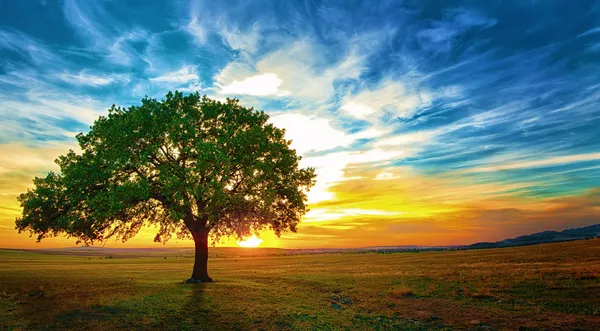
#> input picture final test/ques2filter/nature.jpg, 600 x 331 px
$ jupyter execute mainfilter2.ipynb
#> lines starting #> are read from the running program, lines starting #| are printed output that depends on the picture
[cell 1]
import cv2
import numpy as np
from matplotlib  import pyplot as plt
from helpers import helpers_formulate_lanes as formulate_lanes

[cell 2]
# [23 lines left out: functions mainfunc, draw_lines, hough_lines, not called in this run]
def cannyimg(img,low_th,high_th):
  return cv2.Canny(cv2.GaussianBlur(img, (7,7), 0), low_th, high_th)
# [18 lines left out: function maskROI, not called in this run]

[cell 3]
img1=cv2.imread("nature.jpg")
#> img1 is the input picture: shape (331, 600, 3); mean B, G, R 102.7, 118.1, 103.6
img2=cv2.imread("Task_in.jpg")
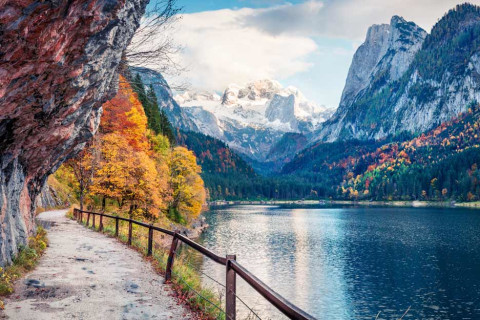
#> input picture final test/ques2filter/Task_in.jpg, 480 x 320 px
#> img2 is the input picture: shape (320, 480, 3); mean B, G, R 135.1, 128.7, 120.7
print(img1.shape,img2.shape)
#| (331, 600, 3) (320, 480, 3)

[cell 4]
cv2.namedWindow("image")
def dum(x):
    pass
cv2.createTrackbar("imgno","image",0,1,dum)
cv2.createTrackbar("cannyorblur","image",0,1,dum)
while(True):
    imgno=cv2.getTrackbarPos("imgno","image")
    cannyorblur=cv2.getTrackbarPos("cannyorblur","image")
    img=np.array([])
    if imgno==0:
        img=np.copy(img1)
    else:
        img=np.copy(img2)
    if cannyorblur==0:
        out=cannyimg(img,52,123)
#> in cannyimg, `return cv2.Canny(cv2.GaussianBlur(img, (7,7), 0), low_th, high_th)`:
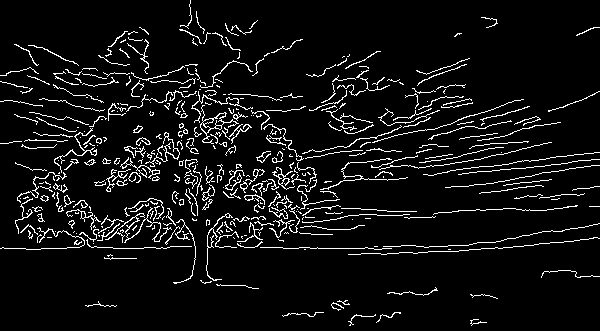
#> returned value: shape (331, 600); 6.8% white in thin lines or dots
        #mainfunc(cv2.cvtColor(img,cv2.COLOR_BGR2GRAY),52,123,40,0,img)
    else:
        out=cv2.blur(img,(9,9))
    cv2.imshow("image",out)
    key=cv2.waitKey(1)
#> (key q is pressed here)
